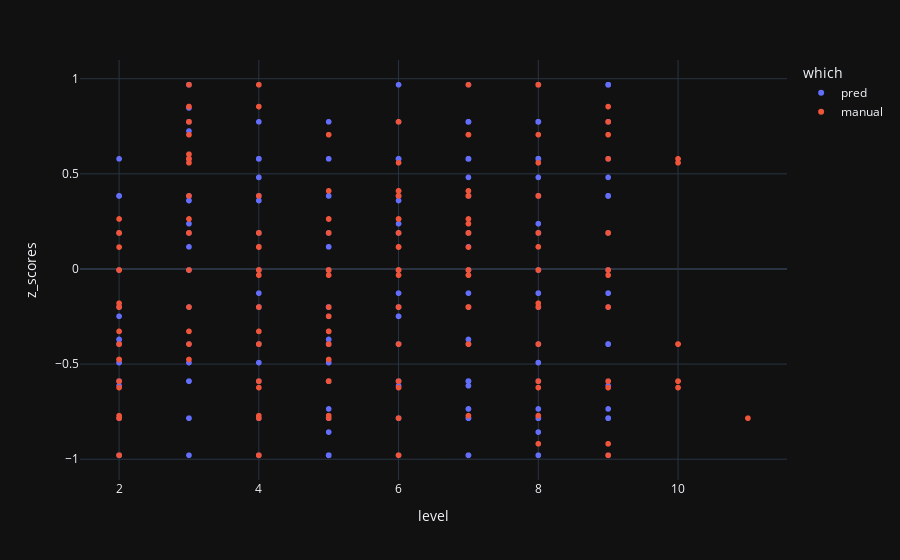

The code cell stored with this chart in its notebook:
### Code cell
fig = px.scatter(clean, x="level", y="z_scores", color="which", hover_data=['sub_name', 'height'])
fig.show()

### Figure 1 — Plotly figure (JSON) as saved in the notebook; plotly's stock layout.template omitted (floating-point values rounded to 4 significant figures; data arrays with more than 128 entries replaced by an {"elided": "..."} marker saying what was removed)
{"data": [{"customdata": {"elided": "2334x2 mixed values"}, "hovertemplate": "which=pred<br>level=%{x}<br>z_scores=%{y}<br>sub_name=%{customdata[0]}<br>height=%{customdata[1]}<extra></extra>", "legendgroup": "pred", "marker": {"color": "#636efa", "symbol": "circle"}, "mode": "markers", "name": "pred", "showlegend": true, "x": {"elided": "2334 int values"}, "xaxis": "x", "y": {"elided": "2334 float values"}, "yaxis": "y", "type": "scattergl"}, {"customdata": {"elided": "259x2 mixed values"}, "hovertemplate": "which=manual<br>level=%{x}<br>z_scores=%{y}<br>sub_name=%{customdata[0]}<br>height=%{customdata[1]}<extra></extra>", "legendgroup": "manual", "marker": {"color": "#EF553B", "symbol": "circle"}, "mode": "markers", "name": "manual", "showlegend": true, "x": {"elided": "259 int values"}, "xaxis": "x", "y": {"elided": "259 float values"}, "yaxis": "y", "type": "scattergl"}], "layout": {"xaxis": {"anchor": "y", "domain": [0.0, 1.0], "title": {"text": "level"}}, "yaxis": {"anchor": "x", "domain": [0.0, 1.0], "title": {"text": "z_scores"}}, "legend": {"title": {"text": "which"}, "tracegroupgap": 0}, "margin": {"t": 60}}}
